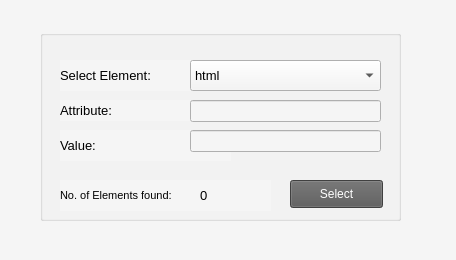
<?xml version="1.0" encoding="UTF-8"?>
<ui version="4.0">
 <class>WebScraping</class>
 <widget class="QMainWindow" name="WebScraping">
  <property name="geometry">
   <rect>
    <x>0</x>
    <y>0</y>
    <width>456</width>
    <height>260</height>
   </rect>
  </property>
  <property name="windowTitle">
   <string>HTML Element Mapper</string>
  </property>
  <property name="autoFillBackground">
   <bool>false</bool>
  </property>
  <property name="styleSheet">
   <string notr="true">background-color: rgb(245, 245, 245)</string>
  </property>
  <property name="documentMode">
   <bool>false</bool>
  </property>
  <property name="tabShape">
   <enum>QTabWidget::Rounded</enum>
  </property>
  <widget class="QWidget" name="centralwidget">
   <widget class="QGroupBox" name="groupBox">
    <property name="geometry">
     <rect>
      <x>40</x>
      <y>30</y>
      <width>361</width>
      <height>191</height>
     </rect>
    </property>
    <property name="font">
     <font>
      <pointsize>12</pointsize>
     </font>
    </property>
    <property name="title">
     <string/>
    </property>
    <widget class="QLabel" name="label">
     <property name="geometry">
      <rect>
       <x>20</x>
       <y>30</y>
       <width>171</width>
       <height>31</height>
      </rect>
     </property>
     <property name="font">
      <font>
       <pointsize>10</pointsize>
      </font>
     </property>
     <property name="text">
      <string>Select Element:</string>
     </property>
    </widget>
    <widget class="QLabel" name="label_2">
     <property name="geometry">
      <rect>
       <x>20</x>
       <y>70</y>
       <width>171</width>
       <height>21</height>
      </rect>
     </property>
     <property name="font">
      <font>
       <pointsize>10</pointsize>
      </font>
     </property>
     <property name="text">
      <string>Attribute:</string>
     </property>
    </widget>
    <widget class="QLabel" name="label_3">
     <property name="geometry">
      <rect>
       <x>20</x>
       <y>100</y>
       <width>171</width>
       <height>31</height>
      </rect>
     </property>
     <property name="font">
      <font>
       <pointsize>10</pointsize>
      </font>
     </property>
     <property name="text">
      <string>Value:</string>
     </property>
    </widget>
    <widget class="QComboBox" name="comboBox">
     <property name="geometry">
      <rect>
       <x>150</x>
       <y>30</y>
       <width>191</width>
       <height>31</height>
      </rect>
     </property>
     <property name="font">
      <font>
       <family>MS Shell Dlg 2</family>
       <pointsize>10</pointsize>
       <weight>50</weight>
       <italic>false</italic>
       <bold>false</bold>
      </font>
     </property>
     <property name="styleSheet">
      <string notr="true">font: 10pt &quot;MS Shell Dlg 2&quot;;
selection-background-color: rgb(85, 85, 85);
</string>
     </property>
     <item>
      <property name="text">
       <string>html</string>
      </property>
     </item>
     <item>
      <property name="text">
       <string>head</string>
      </property>
     </item>
     <item>
      <property name="text">
       <string>title</string>
      </property>
     </item>
     <item>
      <property name="text">
       <string>body</string>
      </property>
     </item>
    </widget>
    <widget class="QLineEdit" name="txt_attribute">
     <property name="geometry">
      <rect>
       <x>150</x>
       <y>70</y>
       <width>191</width>
       <height>22</height>
      </rect>
     </property>
     <property name="font">
      <font>
       <pointsize>10</pointsize>
      </font>
     </property>
    </widget>
    <widget class="QLineEdit" name="text_value">
     <property name="geometry">
      <rect>
       <x>150</x>
       <y>100</y>
       <width>191</width>
       <height>22</height>
      </rect>
     </property>
     <property name="font">
      <font>
       <pointsize>10</pointsize>
      </font>
     </property>
    </widget>
    <widget class="QPushButton" name="pushButton">
     <property name="geometry">
      <rect>
       <x>250</x>
       <y>150</y>
       <width>93</width>
       <height>28</height>
      </rect>
     </property>
     <property name="styleSheet">
      <string notr="true">background-color: rgb(89, 89, 89);
color: rgb(255, 255, 255);</string>
     </property>
     <property name="text">
      <string>Select</string>
     </property>
    </widget>
    <widget class="QLabel" name="label_4">
     <property name="geometry">
      <rect>
       <x>20</x>
       <y>150</y>
       <width>161</width>
       <height>31</height>
      </rect>
     </property>
     <property name="font">
      <font>
       <pointsize>8</pointsize>
      </font>
     </property>
     <property name="text">
      <string>No. of Elements found:</string>
     </property>
    </widget>
    <widget class="QLabel" name="label_no_of_elements">
     <property name="geometry">
      <rect>
       <x>160</x>
       <y>150</y>
       <width>71</width>
       <height>31</height>
      </rect>
     </property>
     <property name="font">
      <font>
       <pointsize>10</pointsize>
      </font>
     </property>
     <property name="text">
      <string>0</string>
     </property>
    </widget>
   </widget>
  </widget>
  <widget class="QStatusBar" name="statusbar"/>
 </widget>
 <resources/>
 <connections/>
</ui>
